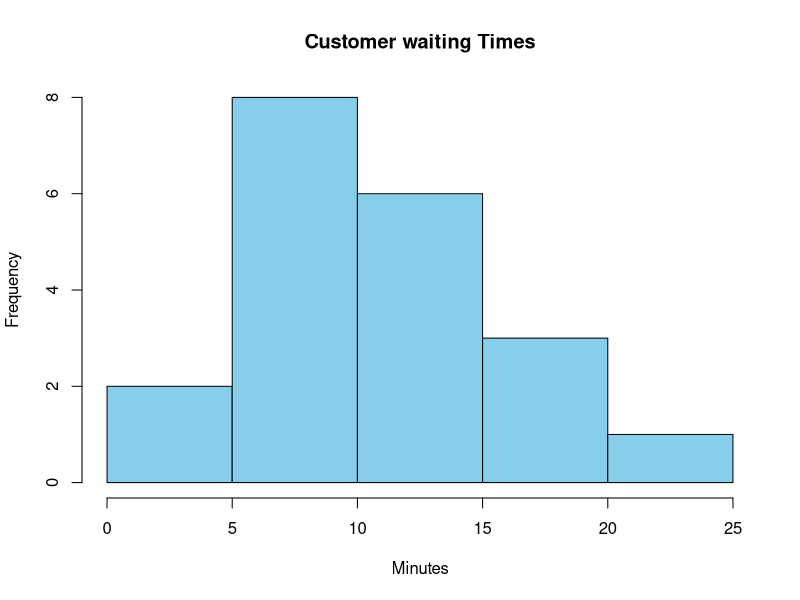
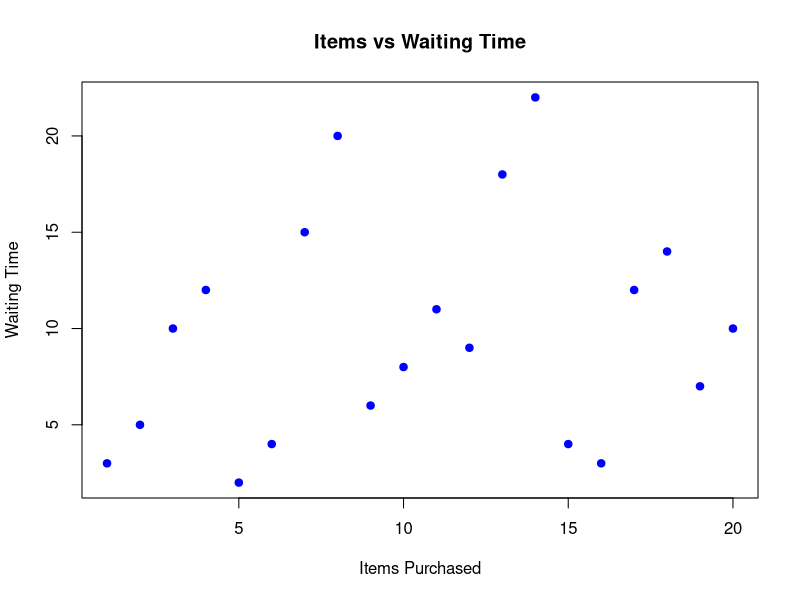

The R source for these figures, in order:
Customer_ID <- 1:20

Waiting_Time <- c(5,7,10,12,4,6,15,20,8,9,
                  13,11,18,22,7,6,14,16,10,12)

Items_Purchased <- c(3,5,10,12,2,4,15,20,6,8,
                     11,9,18,22,4,3,12,14,7,10)

cashier_data <- data.frame(
  Customer_ID,
  Waiting_Time,
  Items_Purchased
)

cashier_data
# statistical analysis
mean(cashier_data$Waiting_Time)
median(cashier_data$Waiting_Time)
sd(cashier_data$Waiting_Time)
quantile(cashier_data$Waiting_Time)

#histogram
hist(cashier_data$Waiting_Time,
     col = "skyblue",
     main = "Customer waiting Times",
     xlab = "Minutes")
#linear regression
plot(cashier_data$Items_Purchased,
     col="blue",
         pch=19,
         main="Items vs Waiting Time",
     xlab = "Items Purchased",
     ylab = "Waiting Time")
